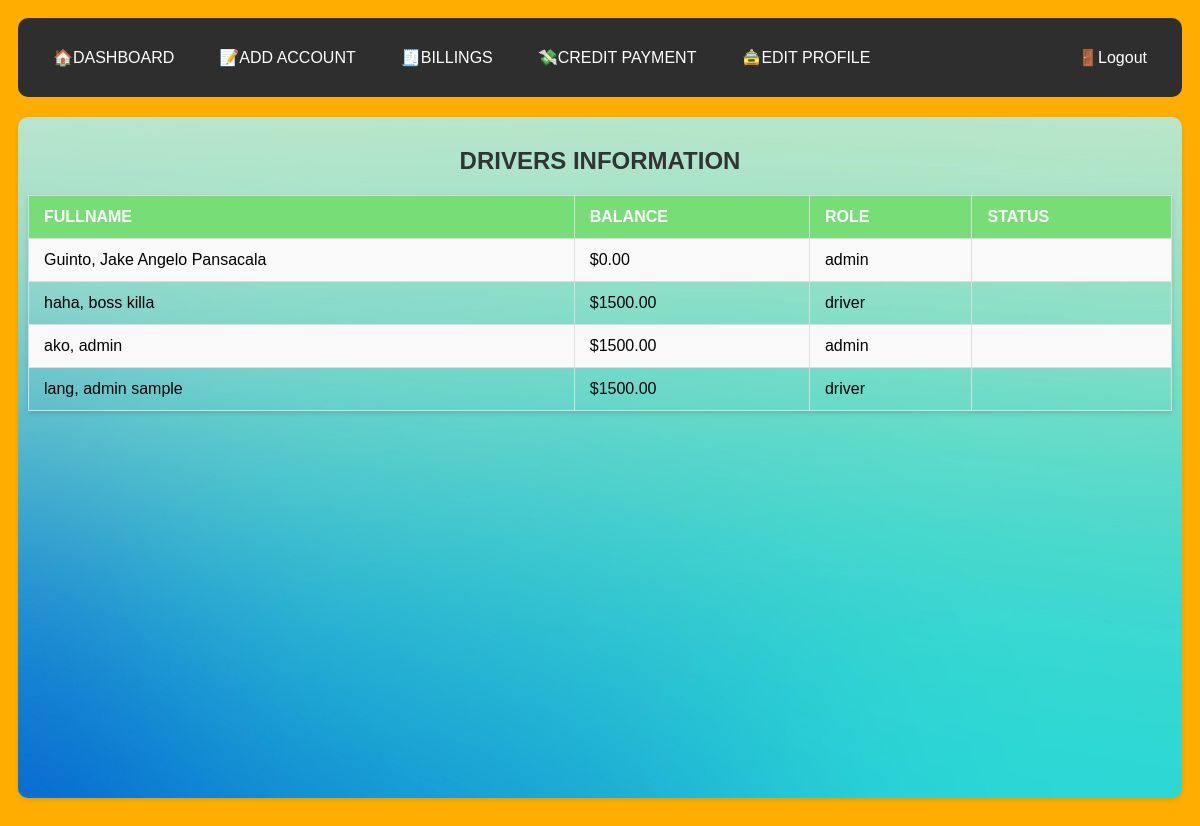
The page /driverdashboard/ (signed in) on the database its author committed.
### apps/models.py (models this page shows, shortened)
class Profile(models.Model):
    ROLE_CHOICES = [
        ('admin', 'Admin'),
        ('driver', 'Driver')
    ]
    user = models.OneToOneField(User, on_delete=models.CASCADE, default=1)
    firstname = models.CharField(max_length=255)
    middlename = models.CharField(max_length=255, blank=True)
    lastname = models.CharField(max_length=255)
    phone_number = models.CharField(max_length=20,default=00000000000)
    address = models.CharField(max_length=255, default='Philippines')
    date_of_birth = models.DateField(default=date.today)
    license_number = models.CharField(max_length=50, blank=True, null=True)
    role = models.CharField(max_length=10, choices=ROLE_CHOICES)
    balance = models.DecimalField(max_digits=10, decimal_places=2, default=0.00)
    photo = models.ImageField(upload_to='profile_photos/', blank=True, null=True)
    is_active = models.BooleanField(default=False)

### apps/views.py (the view)
# urls.py: path('driverdashboard/', views.driverdashboard, name='driverdashboard'),
@login_required
def driverdashboard(request):
    profiles = Profile.objects.all()
    return render(request, 'driverdashboard.html', {'profiles': profiles})

### apps/templates/driverdashboard.html (shortened to what this page needs)
{% extends "layout.html" %}
{% block content %}
    <h2>DRIVERS INFORMATION</h2>
    <table>
        <tr>
            <th>FULLNAME</th>
            <th>BALANCE</th>
            <th>ROLE</th>
            <th>STATUS</th>
        </tr>
        {% for profile in profiles %}
        <tr>
            <td>{{profile.lastname}}, {{profile.firstname}} {{profile.middlename}}</td>
            <td>${{profile.balance}}</td>
            <td>{{profile.role}}</td>
            <td>{{profile.status}}</td>
        </tr>
        {% empty %}
        <tr>
            <td colspan="6">No Available Information</td>
        </tr>
        {% endfor %}
    </table>
{% endblock %}

### static/css/style.css (style rules this page uses)
body { font-family: Arial, sans-serif; background-color: #ffae00; margin-bottom: 20px; padding: 10; display: flex; flex-direction: column; height: 100vh; }
h2 { text-align: center; color: #333; }
table { width: 100%; border-collapse: collapse; margin-bottom: 20px; box-shadow: 0 2px 5px rgba(0, 0, 0, 0.15); }
th, td { padding: 12px 15px; border: 1px solid #ddd; text-align: left; transition: background-color 0.3s; }
th { background-color: #77dd77; color: white; }
tbody tr:nth-child(even) { background-color: #f9f9f9; }
table { width: 100%; border-collapse: collapse; }

### rows shown on the page
Profile: lastname "Guinto", firstname "Jake Angelo", middlename "Pansacala", balance "0.00", role "admin"
Profile: lastname "haha", firstname "boss", middlename "killa", balance "1500.00", role "driver"
Profile: lastname "ako", firstname "admin", balance "1500.00", role "admin"
Profile: lastname "lang", firstname "admin", middlename "sample", balance "1500.00", role "driver"
